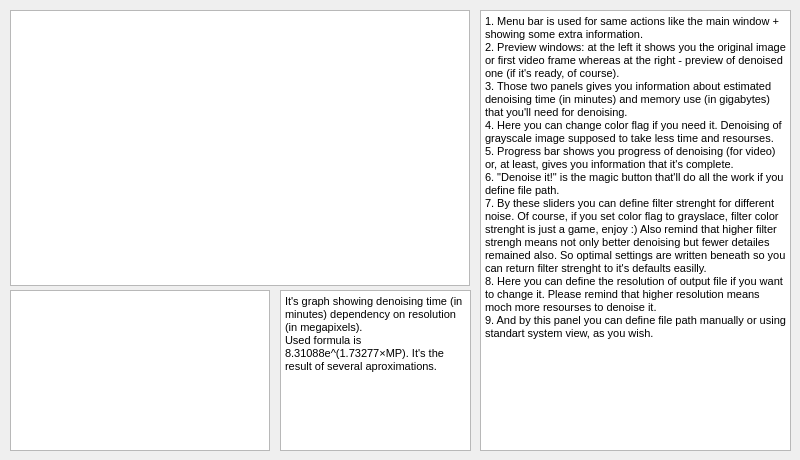
<?xml version="1.0" encoding="UTF-8"?>
<ui version="4.0">
 <class>HowTo</class>
 <widget class="QDialog" name="HowTo">
  <property name="geometry">
   <rect>
    <x>0</x>
    <y>0</y>
    <width>800</width>
    <height>460</height>
   </rect>
  </property>
  <property name="windowTitle">
   <string>Dialog</string>
  </property>
  <property name="windowIcon">
   <iconset>
    <normaloff>resourses/icon.png</normaloff>resourses/icon.png</iconset>
  </property>
  <widget class="QGraphicsView" name="graphicsView">
   <property name="geometry">
    <rect>
     <x>10</x>
     <y>10</y>
     <width>460</width>
     <height>276</height>
    </rect>
   </property>
  </widget>
  <widget class="QTextBrowser" name="textBrowser">
   <property name="geometry">
    <rect>
     <x>480</x>
     <y>10</y>
     <width>311</width>
     <height>441</height>
    </rect>
   </property>
   <property name="html">
    <string>&lt;!DOCTYPE HTML PUBLIC &quot;-//W3C//DTD HTML 4.0//EN&quot; &quot;http://www.w3.org/TR/REC-html40/strict.dtd&quot;&gt;
&lt;html&gt;&lt;head&gt;&lt;meta name=&quot;qrichtext&quot; content=&quot;1&quot; /&gt;&lt;style type=&quot;text/css&quot;&gt;
p, li { white-space: pre-wrap; }
&lt;/style&gt;&lt;/head&gt;&lt;body style=&quot; font-family:'MS Shell Dlg 2'; font-size:8.25pt; font-weight:400; font-style:normal;&quot;&gt;
&lt;p style=&quot; margin-top:0px; margin-bottom:0px; margin-left:0px; margin-right:0px; -qt-block-indent:0; text-indent:0px;&quot;&gt;1. Menu bar is used for same actions like the main window + showing some extra information.&lt;/p&gt;
&lt;p style=&quot; margin-top:0px; margin-bottom:0px; margin-left:0px; margin-right:0px; -qt-block-indent:0; text-indent:0px;&quot;&gt;2. Preview windows: at the left it shows you the original image or first video frame whereas at the right - preview of denoised one (if it's ready, of course).&lt;/p&gt;
&lt;p style=&quot; margin-top:0px; margin-bottom:0px; margin-left:0px; margin-right:0px; -qt-block-indent:0; text-indent:0px;&quot;&gt;3. Those two panels gives you information about estimated denoising time (in minutes) and memory use (in gigabytes) that you'll need for denoising.&lt;/p&gt;
&lt;p style=&quot; margin-top:0px; margin-bottom:0px; margin-left:0px; margin-right:0px; -qt-block-indent:0; text-indent:0px;&quot;&gt;4. Here you can change color flag if you need it. Denoising of grayscale image supposed to take less time and resourses.&lt;/p&gt;
&lt;p style=&quot; margin-top:0px; margin-bottom:0px; margin-left:0px; margin-right:0px; -qt-block-indent:0; text-indent:0px;&quot;&gt;5. Progress bar shows you progress of denoising (for video) or, at least, gives you information that it's complete.&lt;/p&gt;
&lt;p style=&quot; margin-top:0px; margin-bottom:0px; margin-left:0px; margin-right:0px; -qt-block-indent:0; text-indent:0px;&quot;&gt;6. &amp;quot;Denoise it!&amp;quot; is the magic button that'll do all the work if you define file path.&lt;/p&gt;
&lt;p style=&quot; margin-top:0px; margin-bottom:0px; margin-left:0px; margin-right:0px; -qt-block-indent:0; text-indent:0px;&quot;&gt;7. By these sliders you can define filter strenght for different noise. Of course, if you set color flag to grayslace, filter color strenght is just a game, enjoy :) Also remind that higher filter strengh means not only better denoising but fewer detailes remained also. So optimal settings are written beneath so you can return filter strenght to it's defaults easilly.&lt;/p&gt;
&lt;p style=&quot; margin-top:0px; margin-bottom:0px; margin-left:0px; margin-right:0px; -qt-block-indent:0; text-indent:0px;&quot;&gt;8. Here you can define the resolution of output file if you want to change it. Please remind that higher resolution means moch more resourses to denoise it.&lt;/p&gt;
&lt;p style=&quot; margin-top:0px; margin-bottom:0px; margin-left:0px; margin-right:0px; -qt-block-indent:0; text-indent:0px;&quot;&gt;9. And by this panel you can define file path manually or using standart system view, as you wish.&lt;/p&gt;&lt;/body&gt;&lt;/html&gt;</string>
   </property>
  </widget>
  <widget class="QGraphicsView" name="graphicsView_2">
   <property name="geometry">
    <rect>
     <x>10</x>
     <y>290</y>
     <width>260</width>
     <height>161</height>
    </rect>
   </property>
   <property name="autoFillBackground">
    <bool>false</bool>
   </property>
   <property name="verticalScrollBarPolicy">
    <enum>Qt::ScrollBarAsNeeded</enum>
   </property>
   <property name="cacheMode">
    <set>QGraphicsView::CacheNone</set>
   </property>
  </widget>
  <widget class="QTextBrowser" name="textBrowser_2">
   <property name="geometry">
    <rect>
     <x>280</x>
     <y>290</y>
     <width>191</width>
     <height>161</height>
    </rect>
   </property>
   <property name="html">
    <string>&lt;!DOCTYPE HTML PUBLIC &quot;-//W3C//DTD HTML 4.0//EN&quot; &quot;http://www.w3.org/TR/REC-html40/strict.dtd&quot;&gt;
&lt;html&gt;&lt;head&gt;&lt;meta name=&quot;qrichtext&quot; content=&quot;1&quot; /&gt;&lt;style type=&quot;text/css&quot;&gt;
p, li { white-space: pre-wrap; }
&lt;/style&gt;&lt;/head&gt;&lt;body style=&quot; font-family:'MS Shell Dlg 2'; font-size:8.25pt; font-weight:400; font-style:normal;&quot;&gt;
&lt;p style=&quot; margin-top:0px; margin-bottom:0px; margin-left:0px; margin-right:0px; -qt-block-indent:0; text-indent:0px;&quot;&gt;It's graph showing denoising time (in minutes) dependency on resolution (in megapixels).&lt;/p&gt;
&lt;p style=&quot; margin-top:0px; margin-bottom:0px; margin-left:0px; margin-right:0px; -qt-block-indent:0; text-indent:0px;&quot;&gt;Used formula is 8.31088e^(1.73277×MP). It's the result of several aproximations.&lt;/p&gt;&lt;/body&gt;&lt;/html&gt;</string>
   </property>
  </widget>
 </widget>
 <resources/>
 <connections/>
</ui>
